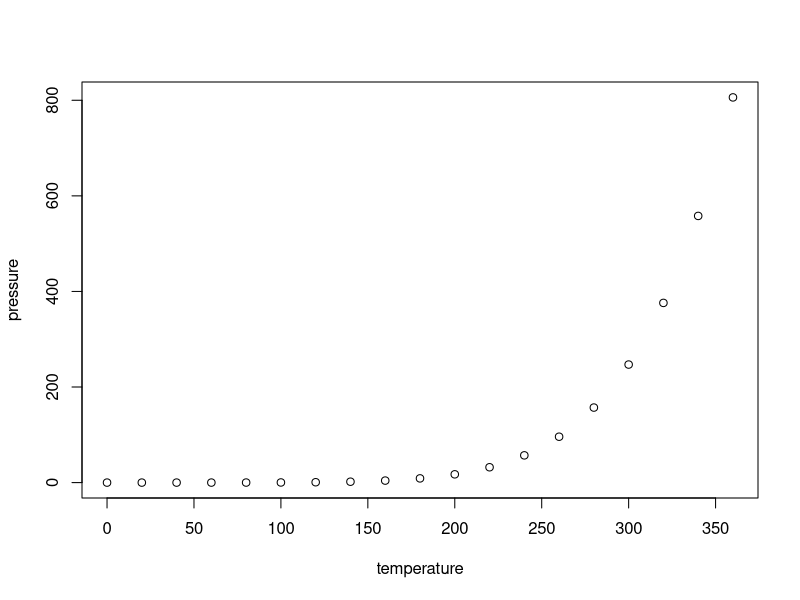
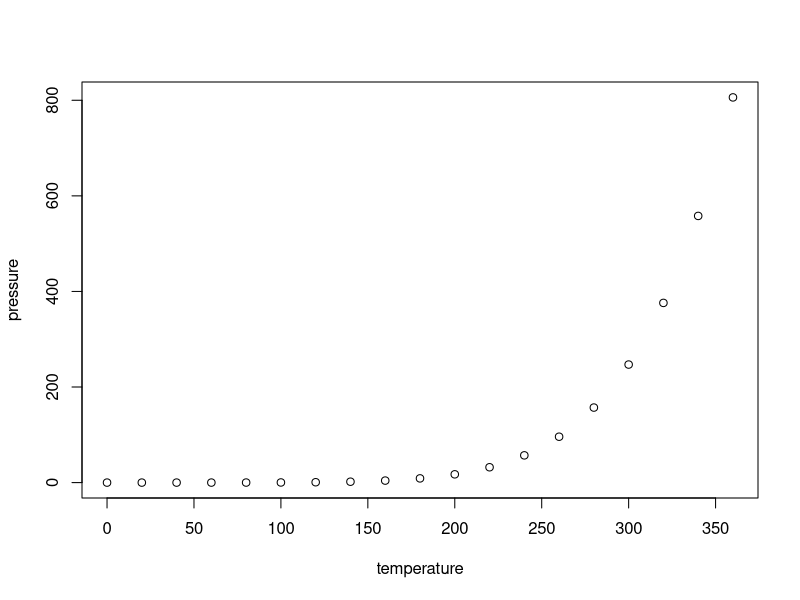
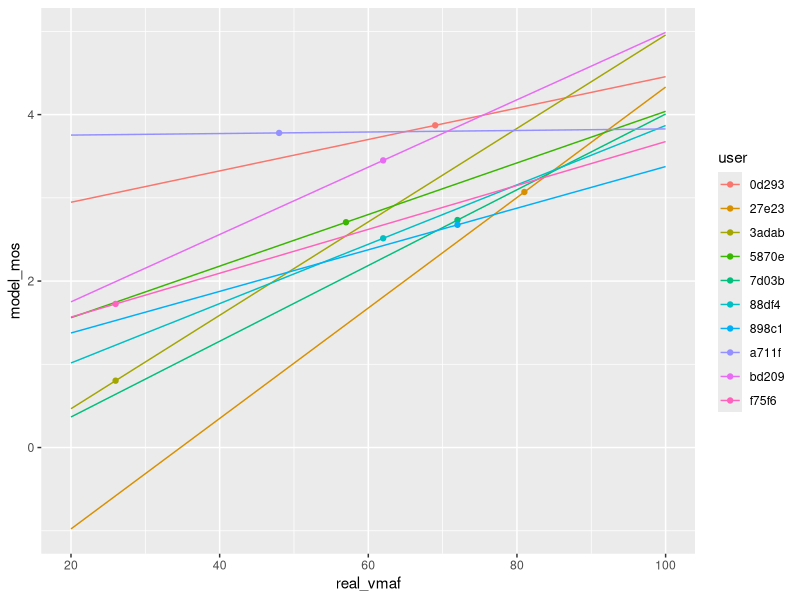

Write R code to recreate these figures, in order.
## ---- chunk 1
knitr::opts_chunk$set(echo = TRUE)
library(tidyverse)

## ---- chunk 2


## ---- chunk 3
plot(pressure)
## ---- chunk 4
plot(pressure)
## ---- chunk 5
rm(list = ls())
plot_data_raw <- read_csv("phase2_lts_for_sigmoid.csv", col_types = "cnnfnnn")

plot_data <- plot_data_raw %>%
  mutate(user_short = substr(external_id, 1, 5))

n <- 20 #number of vmafs
fited_vmaf <- tibble(
  user = rep(unique(plot_data$user_short), n), 
  real_vmaf = rep(-1, n*length(unique(plot_data$user_short))),
  model_mos = rep(-1, n*length(unique(plot_data$user_short)))
  )
for (user in unique(plot_data$user_short)) {
  fited_vmaf$real_vmaf[fited_vmaf$user == user] = seq(20, 100, length.out = n)
}

fited_reports <- plot_data[plot_data$report > 0, c("report", "user_short")]
fited_reports$real_vmaf <- fited_reports$report
fited_reports$model_mos <- -1

for (user in unique(plot_data$user_short)) {
  fit_model <- lm(quality ~ real_vmaf, 
                  data = plot_data[plot_data$user_short == user,])
  fited_vmaf$model_mos[fited_vmaf$user == user] <-
    predict(fit_model, fited_vmaf[fited_vmaf$user == user,])
  fited_reports$model_mos[fited_reports$user_short == user] <-
    predict(fit_model, fited_reports[fited_reports$user_short == user,])
}

fited_vmaf %>%
  ggplot(aes(real_vmaf, model_mos, color = user)) + 
    geom_line() +
    geom_point(data = fited_reports, aes(real_vmaf, model_mos, color = user_short))


